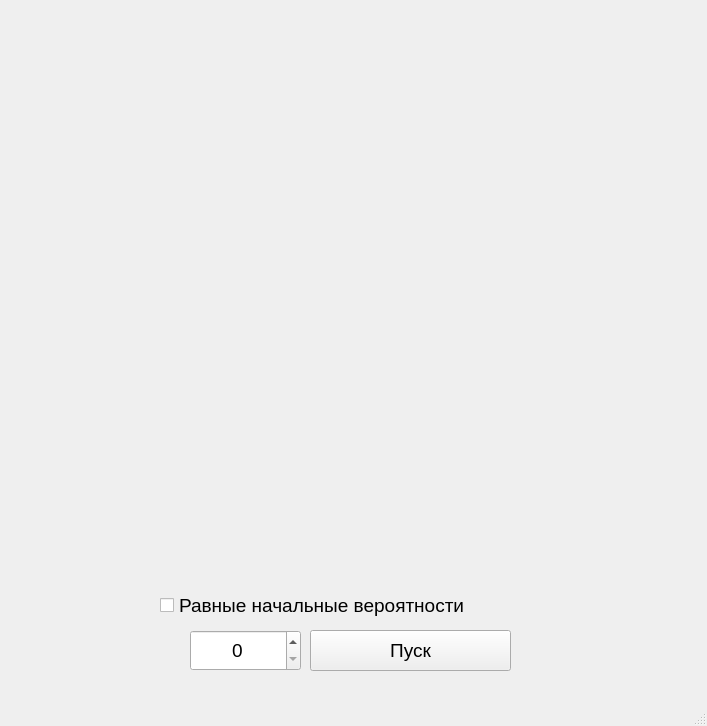
<?xml version="1.0" encoding="UTF-8"?>
<ui version="4.0">
 <class>MainWindow</class>
 <widget class="QMainWindow" name="MainWindow">
  <property name="geometry">
   <rect>
    <x>0</x>
    <y>0</y>
    <width>707</width>
    <height>726</height>
   </rect>
  </property>
  <property name="windowTitle">
   <string>MainWindow</string>
  </property>
  <widget class="QWidget" name="centralwidget">
   <widget class="QSpinBox" name="spinBox">
    <property name="geometry">
     <rect>
      <x>190</x>
      <y>630</y>
      <width>111</width>
      <height>41</height>
     </rect>
    </property>
    <property name="font">
     <font>
      <pointsize>14</pointsize>
     </font>
    </property>
    <property name="alignment">
     <set>Qt::AlignCenter</set>
    </property>
   </widget>
   <widget class="QPushButton" name="pushButton">
    <property name="geometry">
     <rect>
      <x>310</x>
      <y>630</y>
      <width>201</width>
      <height>41</height>
     </rect>
    </property>
    <property name="font">
     <font>
      <pointsize>14</pointsize>
     </font>
    </property>
    <property name="text">
     <string>Пуск</string>
    </property>
   </widget>
   <widget class="QCheckBox" name="checkBox">
    <property name="geometry">
     <rect>
      <x>160</x>
      <y>590</y>
      <width>391</width>
      <height>31</height>
     </rect>
    </property>
    <property name="font">
     <font>
      <pointsize>14</pointsize>
     </font>
    </property>
    <property name="text">
     <string>Равные начальные вероятности</string>
    </property>
   </widget>
   <widget class="QWidget" name="gridLayoutWidget">
    <property name="geometry">
     <rect>
      <x>10</x>
      <y>20</y>
      <width>651</width>
      <height>551</height>
     </rect>
    </property>
    <layout class="QGridLayout" name="gridLayout"/>
   </widget>
  </widget>
  <widget class="QMenuBar" name="menubar">
   <property name="geometry">
    <rect>
     <x>0</x>
     <y>0</y>
     <width>707</width>
     <height>26</height>
    </rect>
   </property>
  </widget>
  <widget class="QStatusBar" name="statusbar"/>
 </widget>
 <resources/>
 <connections/>
</ui>
